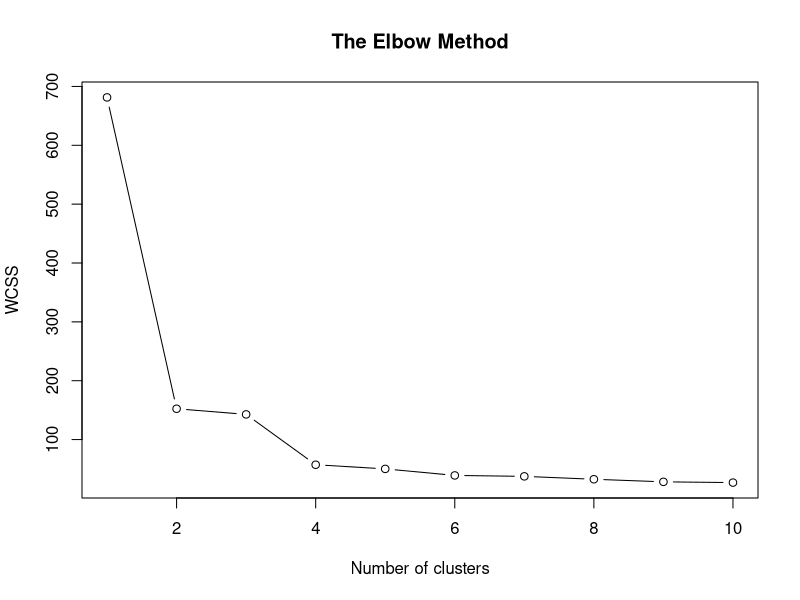
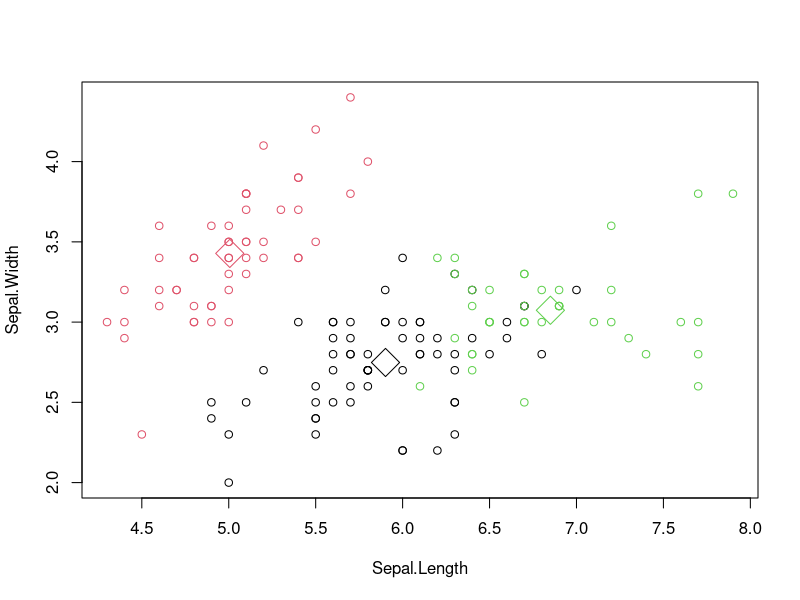

Write R code to recreate these figures, in order.
data(iris) #loading the dataset
summary(iris) #summary of the dataset
head(iris) #dsipalying the first 6 rows of the dataset
x = iris[,-5]
y = iris$Species
set.seed(27)
#finding the number of clusters using elbow method
wcss = vector()
for (i in 1:10) wcss[i] = sum(kmeans(x, i)$withinss)
plot(1:10,
     wcss,
     type = 'b',
     main = paste('The Elbow Method'),
     xlab = 'Number of clusters',
     ylab = 'WCSS')
# Fitting K-Means to the dataset
set.seed(27)
kmeans = kmeans(x , centers = 3)
kmeans
table(y,kmeans$cluster)
#visulaizing the clusters 
plot(x[c("Sepal.Length", "Sepal.Width")], col=kmeans$cluster)
points(kmeans$centers[,c("Sepal.Length", "Sepal.Width")], col=1:3, pch=23, cex=3)